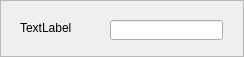
<?xml version="1.0" encoding="UTF-8"?>
<ui version="4.0">
 <class>FrameChoixPerso</class>
 <widget class="QFrame" name="FrameChoixPerso">
  <property name="geometry">
   <rect>
    <x>0</x>
    <y>0</y>
    <width>244</width>
    <height>57</height>
   </rect>
  </property>
  <property name="windowTitle">
   <string>Frame</string>
  </property>
  <property name="frameShape">
   <enum>QFrame::StyledPanel</enum>
  </property>
  <property name="frameShadow">
   <enum>QFrame::Raised</enum>
  </property>
  <widget class="QLabel" name="Joueur">
   <property name="geometry">
    <rect>
     <x>20</x>
     <y>20</y>
     <width>91</width>
     <height>16</height>
    </rect>
   </property>
   <property name="text">
    <string>TextLabel</string>
   </property>
  </widget>
  <widget class="QLineEdit" name="lineEdit">
   <property name="geometry">
    <rect>
     <x>110</x>
     <y>20</y>
     <width>113</width>
     <height>20</height>
    </rect>
   </property>
   <property name="placeholderText">
    <string/>
   </property>
  </widget>
 </widget>
 <resources/>
 <connections/>
</ui>
